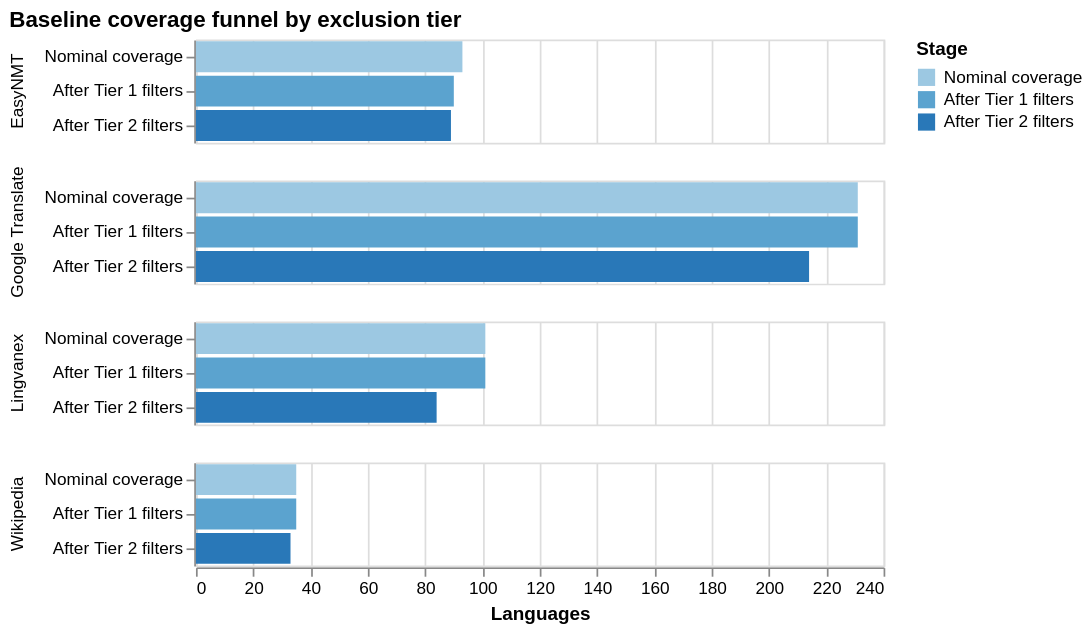

The notebook cell this image was saved under:
### Code cell
# Comparison: coverage → Tier 1 usable → Tier 2 usable
compare_rows = []
for (_, r1), (_, r2) in zip(tier1_df.iterrows(), tier2_df.iterrows()):
    svc = r1["Service"]
    compare_rows += [
        {"Service": svc, "Stage": "Nominal coverage", "Count": r1["Covered"]},
        {"Service": svc, "Stage": "After Tier 1 filters", "Count": r1["Usable"]},
        {"Service": svc, "Stage": "After Tier 2 filters", "Count": r2["Usable"]},
    ]

compare_df = pd.DataFrame(compare_rows)
stage_order = ["Nominal coverage", "After Tier 1 filters", "After Tier 2 filters"]

funnel = alt.Chart(compare_df).mark_bar().encode(
    x=alt.X("Count:Q", title="Languages"),
    y=alt.Y("Stage:N", sort=stage_order, title=None),
    color=alt.Color(
        "Stage:N",
        sort=stage_order,
        scale=alt.Scale(scheme="blues"),
    ),
    row=alt.Row("Service:N", title=None),
    tooltip=["Service", "Stage", "Count"],
).properties(width=400, height=60, title="Baseline coverage funnel by exclusion tier")

funnel

### Figure 1 — Vega specification as saved in the notebook (floating-point values rounded to 4 significant figures)
{"$schema": "https://vega.github.io/schema/vega/v6.json", "data": [{"name": "source_0", "values": [{"Service": "Wikipedia", "Stage": "Nominal coverage", "Count": 35, "y_Stage_sort_index": 0.0, "color_Stage_sort_index": 0.0}, {"Service": "Wikipedia", "Stage": "After Tier 1 filters", "Count": 35, "y_Stage_sort_index": 1.0, "color_Stage_sort_index": 1.0}, {"Service": "Wikipedia", "Stage": "After Tier 2 filters", "Count": 33, "y_Stage_sort_index": 2.0, "color_Stage_sort_index": 2.0}, {"Service": "Google Translate", "Stage": "Nominal coverage", "Count": 231, "y_Stage_sort_index": 0.0, "color_Stage_sort_index": 0.0}, {"Service": "Google Translate", "Stage": "After Tier 1 filters", "Count": 231, "y_Stage_sort_index": 1.0, "color_Stage_sort_index": 1.0}, {"Service": "Google Translate", "Stage": "After Tier 2 filters", "Count": 214, "y_Stage_sort_index": 2.0, "color_Stage_sort_index": 2.0}, {"Service": "EasyNMT", "Stage": "Nominal coverage", "Count": 93, "y_Stage_sort_index": 0.0, "color_Stage_sort_index": 0.0}, {"Service": "EasyNMT", "Stage": "After Tier 1 filters", "Count": 90, "y_Stage_sort_index": 1.0, "color_Stage_sort_index": 1.0}, {"Service": "EasyNMT", "Stage": "After Tier 2 filters", "Count": 89, "y_Stage_sort_index": 2.0, "color_Stage_sort_index": 2.0}, {"Service": "Lingvanex", "Stage": "Nominal coverage", "Count": 101, "y_Stage_sort_index": 0.0, "color_Stage_sort_index": 0.0}, {"Service": "Lingvanex", "Stage": "After Tier 1 filters", "Count": 101, "y_Stage_sort_index": 1.0, "color_Stage_sort_index": 1.0}, {"Service": "Lingvanex", "Stage": "After Tier 2 filters", "Count": 84, "y_Stage_sort_index": 2.0, "color_Stage_sort_index": 2.0}]}, {"name": "row_domain", "values": [{"Service": "Wikipedia", "count": 3}, {"Service": "Google Translate", "count": 3}, {"Service": "EasyNMT", "count": 3}, {"Service": "Lingvanex", "count": 3}]}, {"name": "data_2", "values": [{"Count_end": 35.0, "Count_start": 0.0}, {"Count_end": 35.0, "Count_start": 0.0}, {"Count_end": 33.0, "Count_start": 0.0}, {"Count_end": 231.0, "Count_start": 0.0}, {"Count_end": 231.0, "Count_start": 0.0}, {"Count_end": 214.0, "Count_start": 0.0}, {"Count_end": 93.0, "Count_start": 0.0}, {"Count_end": 90.0, "Count_start": 0.0}, {"Count_end": 89.0, "Count_start": 0.0}, {"Count_end": 101.0, "Count_start": 0.0}, {"Count_end": 101.0, "Count_start": 0.0}, {"Count_end": 84.0, "Count_start": 0.0}]}, {"name": "source_0_y_domain_Stage", "values": [{"Stage": "Nominal coverage", "sort_field": 0.0}, {"Stage": "After Tier 1 filters", "sort_field": 1.0}, {"Stage": "After Tier 2 filters", "sort_field": 2.0}]}, {"name": "source_0_color_domain_Stage", "values": [{"Stage": "Nominal coverage", "sort_field": 0.0}, {"Stage": "After Tier 1 filters", "sort_field": 1.0}, {"Stage": "After Tier 2 filters", "sort_field": 2.0}]}], "signals": [{"name": "child_width", "value": 400}, {"name": "child_height", "value": 60}], "marks": [{"type": "group", "name": "row_header", "from": {"data": "row_domain"}, "sort": {"field": "datum[\"Service\"]", "order": "ascending"}, "encode": {"update": {"height": {"signal": "child_height"}}}, "axes": [{"scale": "y", "grid": false, "orient": "left", "zindex": 0}], "title": {"text": {"signal": "isValid(parent[\"Service\"]) ? parent[\"Service\"] : \"\"+parent[\"Service\"]"}, "frame": "group", "style": "guide-label", "orient": "left", "offset": 10}, "role": "row-header"}, {"type": "group", "name": "column_footer", "encode": {"update": {"width": {"signal": "child_width"}}}, "axes": [{"scale": "x", "orient": "bottom", "tickCount": {"signal": "ceil(child_width/40)"}, "labelOverlap": true, "zindex": 0, "grid": false, "labelFlush": true, "title": "Languages"}], "role": "column-footer"}, {"type": "group", "name": "cell", "from": {"facet": {"data": "source_0", "name": "facet", "groupby": ["Service"]}}, "sort": {"field": ["datum[\"Service\"]"], "order": ["ascending"]}, "encode": {"update": {"width": {"signal": "child_width"}, "height": {"signal": "child_height"}}}, "data": [{"name": "data_0", "source": "facet", "transform": [{"type": "stack", "field": "Count", "groupby": ["Stage"], "sort": {"field": [], "order": []}, "as": ["Count_start", "Count_end"], "offset": "zero"}, {"type": "filter", "expr": "isValid(datum[\"Count\"]) && isFinite(+datum[\"Count\"])"}, {"type": "project", "fields": ["Count", "Count_end", "Count_start", "Service", "Stage"]}]}], "marks": [{"type": "rect", "name": "child_marks", "from": {"data": "data_0"}, "encode": {"update": {"fill": {"field": "Stage", "scale": "color"}, "x2": {"field": "Count_start", "scale": "x"}, "height": {"signal": "max(0.25, bandwidth('y'))"}, "x": {"field": "Count_end", "scale": "x"}, "tooltip": {"signal": "{\"Service\": isValid(datum[\"Service\"]) ? datum[\"Service\"] : \"\"+datum[\"Service\"], \"Stage\": isValid(datum[\"Stage\"]) ? datum[\"Stage\"] : \"\"+datum[\"Stage\"], \"Count\": format(datum[\"Count\"], \"\")}"}, "y": {"field": "Stage", "scale": "y"}}}, "style": ["bar"]}], "axes": [{"scale": "x", "orient": "bottom", "gridScale": "y", "domain": false, "aria": false, "zindex": 0, "minExtent": 0, "tickCount": {"signal": "ceil(child_width/40)"}, "maxExtent": 0, "ticks": false, "labels": false, "grid": true}], "style": "cell"}], "scales": [{"name": "x", "type": "linear", "domain": {"data": "data_2", "fields": ["Count_start", "Count_end"]}, "range": [0, {"signal": "child_width"}], "nice": true, "zero": true}, {"name": "y", "type": "band", "domain": {"data": "source_0_y_domain_Stage", "field": "Stage", "sort": {"op": "max", "field": "sort_field"}}, "range": [0, {"signal": "child_height"}], "paddingOuter": 0.05, "paddingInner": 0.1}, {"name": "color", "type": "ordinal", "domain": {"data": "source_0_color_domain_Stage", "field": "Stage", "sort": {"op": "max", "field": "sort_field"}}, "range": {"scheme": "blues"}}], "title": {"text": "Baseline coverage funnel by exclusion tier", "anchor": "start"}, "legends": [{"fill": "color", "symbolType": "square", "title": "Stage"}], "padding": 5, "background": "white", "layout": {"padding": 20, "columns": 1, "bounds": "full", "align": "all"}}
